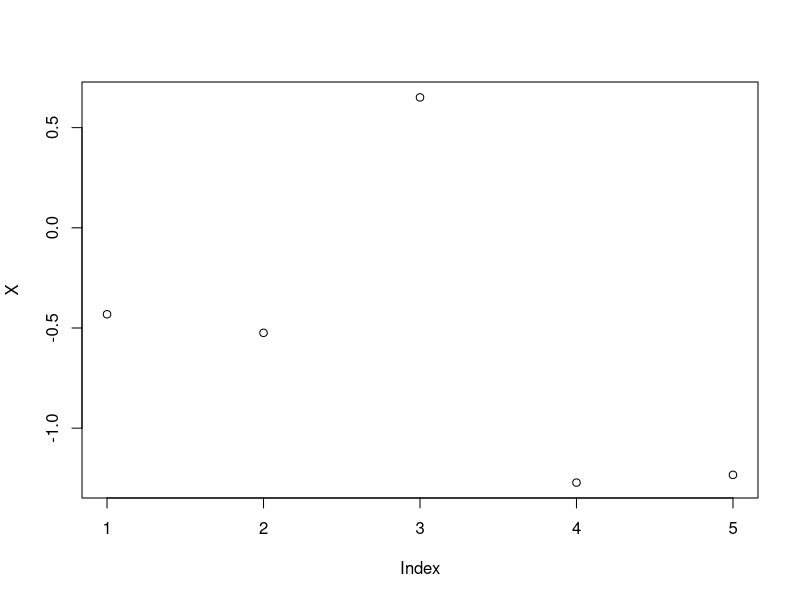
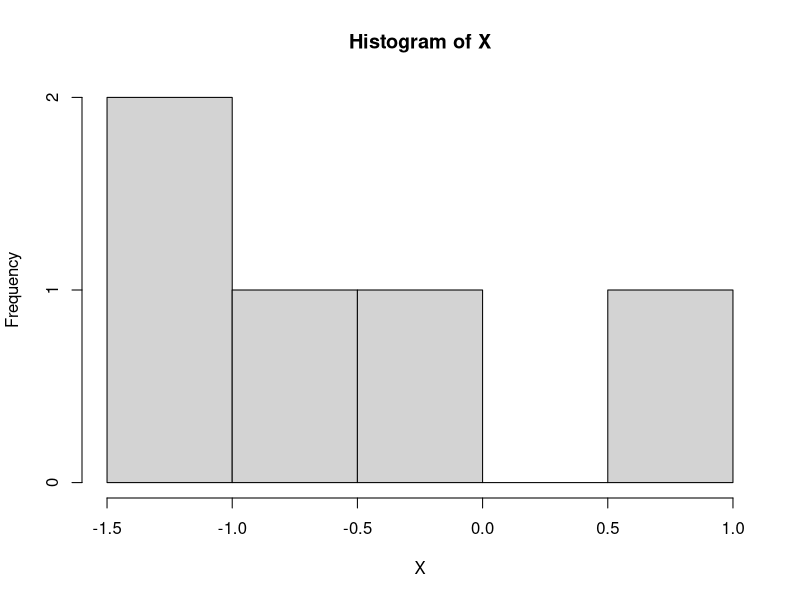
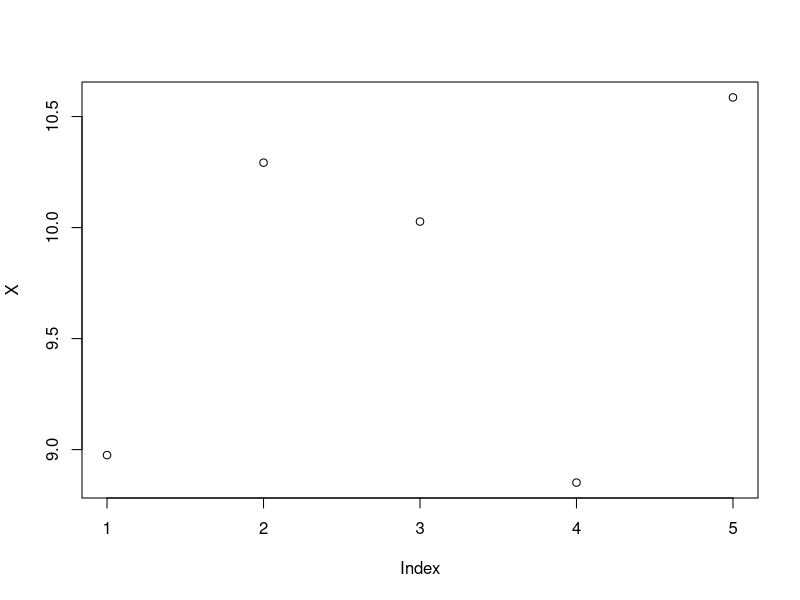
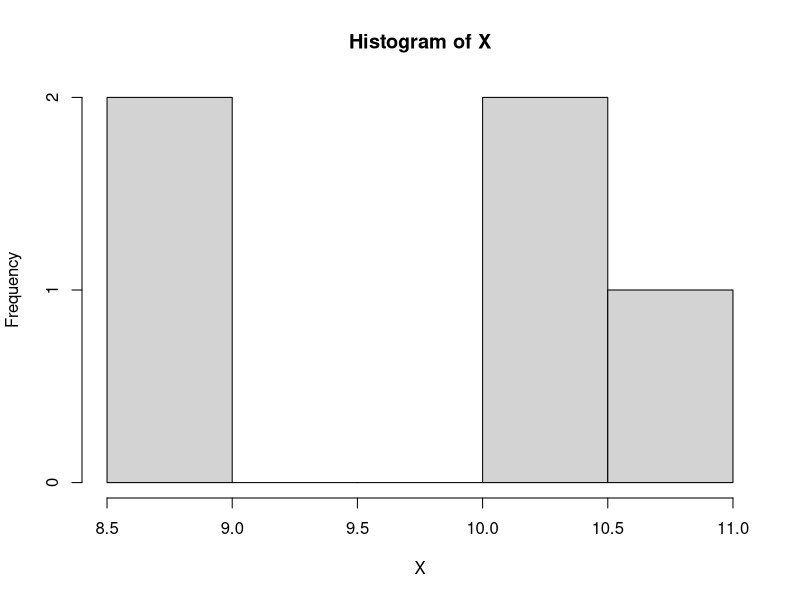
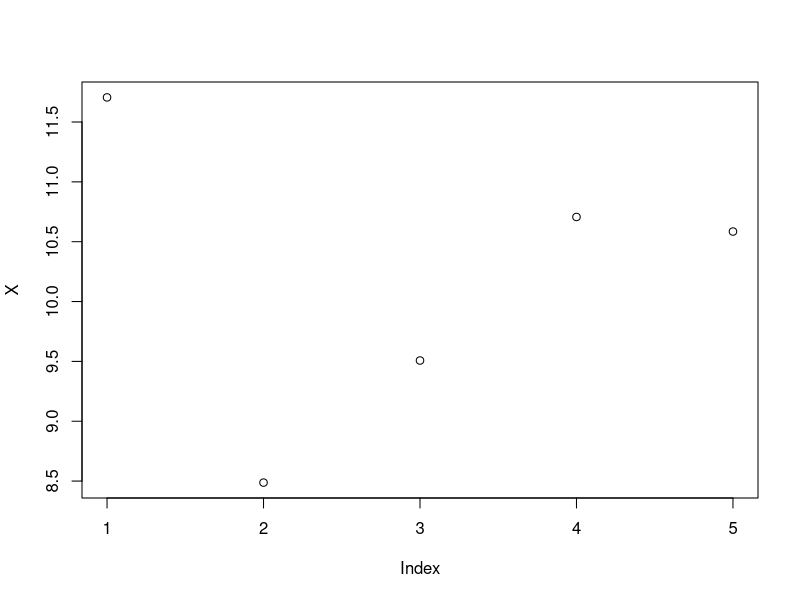
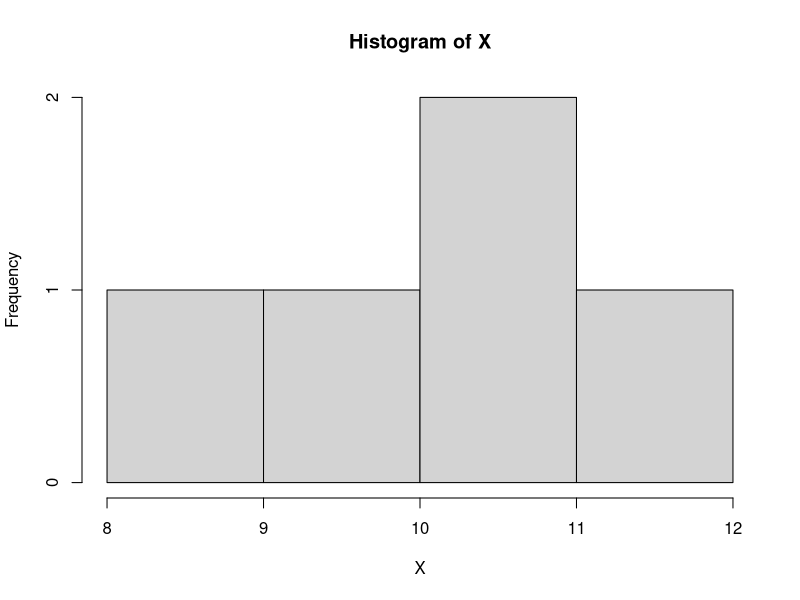
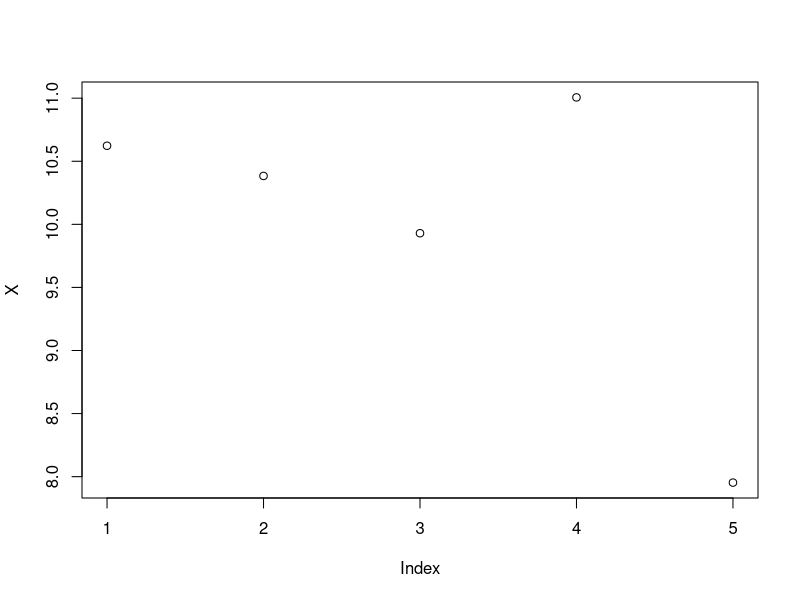
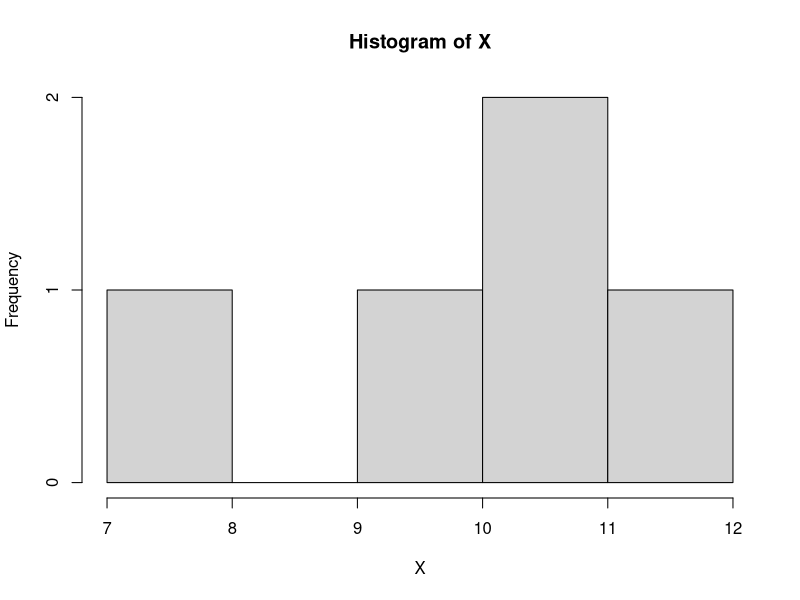

Recreate these plots in R, in order.
N <-100000
a <-rnorm(N)
b <- rnorm(N)
c<- a * b
c
# Generate 5 random numbers from a standard normal distribution
X <- rnorm(5)
print("Random numbers from a standard normal distribution (mean=0, sd=1):")
plot(X)
hist(X)

# Generate 5 random numbers with mean 10 and sd 1
X <- rnorm(5, 10, 1)
print("Random numbers from N(mean=10, sd=1):")
plot(X)
hist(X)

# Another method to specify mean without explicitly stating it
X <- rnorm(5, 10)
print("Random numbers from N(mean=10, sd=1) using shorthand:")
plot(X)
hist(X)

# Explicitly specifying mean and sd
X <- rnorm(5, mean=10, sd=1)
print("Random numbers from N(mean=10, sd=1) with named arguments:")
plot(X)
hist(X)

# Reversing the order of named arguments
X <- rnorm(5, sd=1, mean=10)
plot(X)
hist(X)

# Specify only sd with default mean = 0
X <- rnorm(5, sd=1)
print("Random numbers from N(mean=0, sd=1) with explicit sd only:")
plot(X)
hist(X)

# Final print statement after all reassignments
print("Final content of X:")
plot(X)
hist(X)

